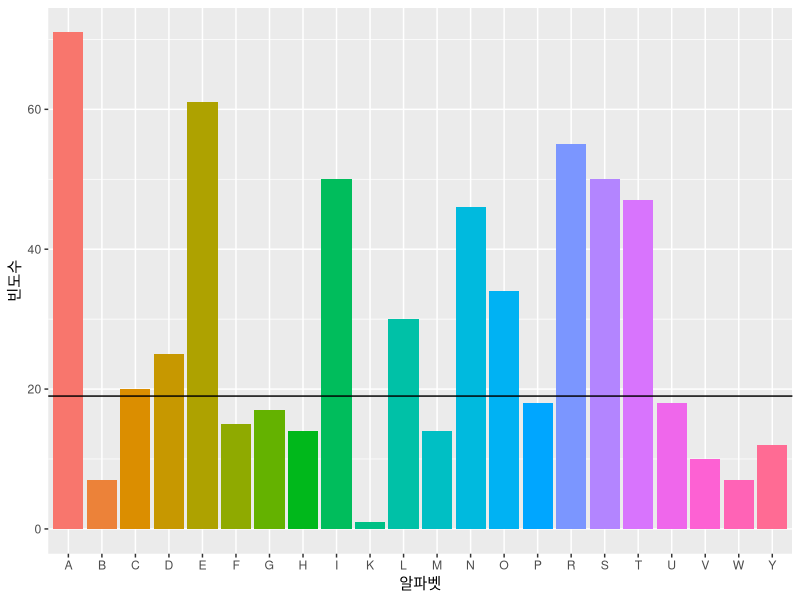

This chart was generated by the following R code:
#텍스트 분석, r 함수
myvector<-c(1:6,'a')
myvector
mylist<-list(1:6,'a')
mylist

obj1<-1:4
obj2<-6:10
obj3<-list(obj1,obj2)
obj3

mylist<-list(obj1,obj2,obj3)
mylist
#벡터:[], 리스트:[[]]

mylist[[3]][1]
mylist[[3]][[1]]
# 리스트에서 자료 추출할때 [1]를 사용해서 리스트를 추출,
# [[1]]를 사용해서 벡터를 추출

mylist[[3]][[1]][2]

#unlist:리스트를 벡터형식으로 리턴
mylist<-list(1:6,'a')
mylist
unlist(mylist)
myvector==unlist(mylist)

mean(mylist[[1]][1:6])
mean(unlist(mylist)[1:6])

name1<-"Donald"
myspace<-" "
name2<-"Trump"
list(name1,myspace,name2)
unlist(list(name1,myspace,name2))
#unlist:하나의 문자 형태의 객체로 합치고자 할때 
name<-c('갑','을','병','정')
gender<-c(2,1,1,2)
mydata<-data.frame(name,gender)
mydata
# attr():속성값을 저장하거나 추출할떄 사용하는 함수
# 메타데이터:데이터의 데이터
# ex) gender의 메타데이터 : 성별을 의미함

attr(mydata$name, "what the variable means")<-"응답자 이름"
# 응답자 이름 -> 메타데이터가 됨
mydata$name

attr(mydata$gender, "what the variable means")<-"응답자 성별"

mydata$gender

myvalues<-gender
for(i in 1:length(gender)){
  myvalues[i]<-ifelse(gender[i]==1,"남성","여성")
}
myvalues

mydata$gender

attr(mydata$gender,"what the value means")<-myvalues
mydata$gender

mydata$gender.character<-attr(mydata$gender, "what the value means")
mydata

#리스트 -> lapply
mylist<-list(1:4,6:10,list(1:4,6:10))
mylist
lapply(mylist[[3]],mean)

#tapply는 텍스트 데이터에 대해 사용
wordlist<-c('the','is','a','the')
df1<-c(3,4,2,4) # 문서1에서 wordlist에 속한 단어가 등장한 횟수
df2<-rep(1,4) # 문서2
df2
tapply(df1, wordlist,length) # 빈도수 계산
tapply(df1, wordlist,sum) # 가중치 계산
tapply(df2,wordlist,length)
tapply(df2,wordlist,sum)


#dkfvkqpt cnffur gkatn
letters[3]
LETTERS[3]
letters[1:26]
LETTERS[1:26]

# nchar함수 : 문자수를 세는 함수
nchar("korea",type='bytes')
nchar("한국",type='bytes')
nchar("korea ")
nchar("korea\t",type="bytes")
nchar("Korea, 
      Republic of")
nchar("Korea, \nRepulbic of")

#문장을 단어로 분리
mysentence<-"Learning R is so interesting"
strsplit(mysentence, split=" ") # 문장을 단어마다 분리 하는 함수
#단어를 문자로 분해
mywords<-strsplit(mysentence, split=" ")
mywords[[1]][[5]]
strsplit(mywords[[1]][5],split="")

#초기화
myletters<-list(rep(NA,5))
myletters

for(i in 1:5){
  myletters[i]<-strsplit(mywords[[1]][i],split="")
}
myletters

#문자를 합쳐서 단어로 구성
paste(myletters[[1]],collapse = '')

mywords2<-list(rep(NA,5))
for(i in 1:5){
  mywords2[i]<-paste(myletters[[i]],collapse = "")
}
mywords2
paste(mywords2, collapse = " ")

rwiki<-"R is a programming language and software environment for statistical computing and graphics supported by the R Foundation for Statistical Computing. The R language is widely used among statisticians and data miners for developing statistical software and data analysis. Polls, surveys of data miners, and studies of scholarly literature databases show that R's popularity has increased substantially in recent years.
R is a GNU package. The source code for the R software environment is written primarily in C, Fortran, and R. R is freely available under the GNU General Public License, and pre-compiled binary versions are provided for various operating systems. While R has a command line interface, there are several graphical front-ends available."

#문단 단위로 구분
rwikipara<-strsplit(rwiki, split="\n")
rwikisent<-strsplit(rwikipara[[1]], split="\\. ")
strsplit(rwikisent[[1]],split=" ")
rwikiword<-list(NA,NA)
rwikiword

for(i in 1:2){
  rwikiword[[i]]<-strsplit(rwikisent[[i]],split=" ")
}
rwikiword
rwikiword[[1]][[2]][3]

#regexpr함수:정규표현식, 처음 등장하는 텍스트 위치 출력
mysentence<-"Learning R is so interesting"
loc.begin<-as.vector(regexpr("ing", mysentence))

loc.length<-attr(regexpr('ing',mysentence),'match.length')      
loc.end<-loc.begin+loc.length-1

# gregexpr은 패턴이 등장하는 모든 텍스트 위치를 출력
gregexpr('ing',mysentence)

length(gregexpr('ing',mysentence)[[1]])

loc.begin<-as.vector(gregexpr("ing", mysentence)[[1]])

loc.begin

loc.length<-attr(gregexpr('ing',mysentence)[[1]],'match.length')
loc.length

loc.end<-loc.begin+loc.length-1
loc.end

regexpr("interesting",mysentence)
regexec("interestin(g)",mysentence)
regexec('so (interestin(g))',mysentence) # g, interesting, so 3개의 위치가 출력

mysentences<-unlist(rwikisent)

regexpr("software",mysentences)

gregexpr("software",mysentences)

sub('ing','ING',mysentence) # 한번만 변환
gsub('ing','ING',mysentence) # 전체 변환

mytemp<-regexpr('software',mysentences)
my.begin<-as.vector(mytemp)
my.begin
my.begin[my.begin==-1]<-NA
my.end<-my.begin+attr(mytemp,"match.length")-1
my.end

length(my.begin)
mylocs<-matrix(NA,nrow=length(my.begin), ncol=2)
mylocs

colnames(mylocs)<-c("begin","end")
rownames(mylocs)<-paste("sentence",1:length(my.begin),sep=".")
mylocs
#paste("hi",1:3,sep=".")
#paste("hi","hello")
for(i in 1:length(my.begin)){
  mylocs[i,]<-cbind(my.begin[i],my.end[i])
  
}
mylocs

# grep, grepl : 특정 표현이 텍스트에 있는지 확인할떄 사용하는 함수
mysentences
grep('software',mysentences) # 1,2,5번 문장에서 표현이 발견
grepl('software',mysentences)

#고유명사 처리
# "Donald Trump" =>"Donald_Trump"

sent1<-rwikisent[[1]][1]
new.sent1<-gsub("R Foundation for Statistical Computing",
     "R_Foundation_for_Statistical_Computing",
     sent1)

#sent1 단어 개수
sum(table(strsplit(sent1, split=" ")))

# new.sent1 단어 개수
sum(table(strsplit(new.sent1, split=" ")))

new.sent1

# 단어제거 
drop.sent1<-gsub("and |by |for |the","",new.sent1)
sum(table(strsplit(drop.sent1,split=" ")))

mysentence                 
mypattern<-regexpr("ing",mysentence)
regmatches(mysentence,mypattern)



mypattern<-gregexpr("ing",mysentence)
regmatches(mysentence,mypattern)

#invert 옵션 : 반대 표현
mypattern<-regexpr("ing",mysentence)
regmatches(mysentence,mypattern,invert=T)

mypattern<-gregexpr("ing",mysentence)
regmatches(mysentence,mypattern,invert=T)
#ing를 전부 제외하고 출력

strsplit(mysentence, split="ing")
gsub('ing','',mysentence)

mysentence
substr(mysentence,1,20)
substr(mysentences,1,20)

my2sentence<-c("Learning R is so interesting",
               "He is a fascinating singer")

#ing로 끝나는 모든 단어를 검출
mypattern0<-gregexpr('ing',my2sentence)
regmatches(my2sentence,mypattern0)

#ing 앞에 알파벳 표현 확인 [[:alpha:]]
mypattern0<-gregexpr('[[:alpha:]]+(ing)',my2sentence)
regmatches(my2sentence,mypattern0)

#[[:alpha:]]+ing => \\b를 붙이면 ing로 끝나는 단어를 출력
mypattern0<-gregexpr('[[:alpha:]]+(ing)\\b',my2sentence)
regmatches(my2sentence,mypattern0)


#7개 문장 모두에 대해 ing로 끝나는 단어를 출력
mypattern3<-gregexpr('[[:alpha:]]+(ing)',mysentences)
myings<-regmatches(mysentences,mypattern3)

# 문서 전체에서 ing로 끝나는 영어 단어를 모두 추출하고, 빈도수를 조사
table(unlist(myings))

mypattern<-gregexpr('[[:alpha:]]+(ing)',tolower(mysentences))
mypattern
myings<-regmatches(tolower(mysentences),mypattern)
table(unlist(myings))

#대소문자 구분없이 stat~ 시작하는 단어 추출
mypattern3<-gregexpr('(stat)[[:alpha:]]+',mysentences)
myings<-regmatches(mysentences,mypattern3)
table(unlist(myings))

mypattern<-gregexpr("[[:upper:]]",mysentences)
my.uppers<-regmatches(mysentences,mypattern)
table(unlist(my.uppers))
      

mypattern<-gregexpr("[[:lower:]]",mysentences)
my.lowers<-regmatches(mysentences,mypattern)
table(unlist(my.lowers))


mypattern<-gregexpr("[[:upper:]]",toupper(mysentences))
my.alphas<-regmatches(toupper(mysentences),mypattern)
mytable<-table(unlist(my.alphas))
mytable[mytable==max(mytable)]
sum(mytable)

library(ggplot2)
#ggplot할때 데이터프레임으로 변환한 다음 시각화 한다.
mydata<-data.frame(mytable)
ggplot(mydata,aes(x=Var1,y=Freq,fill=Var1))+
       geom_bar(stat='identity')+
       guides(fill=F)+
       geom_hline(aes(yintercept=median(mytable)))+
       xlab("알파벳")+ylab("빈도수")
